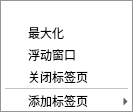
<?xml version="1.0" encoding="UTF-8"?>
<ui version="4.0">
 <class>IDEDockerMenu</class>
 <widget class="QMenu" name="DockerContextMenu">
  <widget class="QMenu" name="DockerAddTab">
   <property name="title"><string>添加标签页</string></property>
  </widget>
  <action name="DockerCustomSeparator">
   <property name="separator"><bool>true</bool></property>
   <property name="visible"><bool>false</bool></property>
  </action>
  <action name="DockerMaximize">
   <property name="text"><string>最大化</string></property>
   <property name="restoreText" stdset="0"><string>还原布局</string></property>
  </action>
  <action name="DockerFloat">
   <property name="text"><string>浮动窗口</string></property>
   <property name="dockText" stdset="0"><string>停靠窗口</string></property>
  </action>
  <action name="DockerClose"><property name="text"><string>关闭标签页</string></property></action>
  <addaction name="DockerCustomSeparator"/>
  <addaction name="DockerMaximize"/>
  <addaction name="DockerFloat"/>
  <addaction name="DockerClose"/>
  <addaction name="separator"/>
  <addaction name="DockerAddTab"/>
 </widget>
 <resources/>
 <connections/>
</ui>
